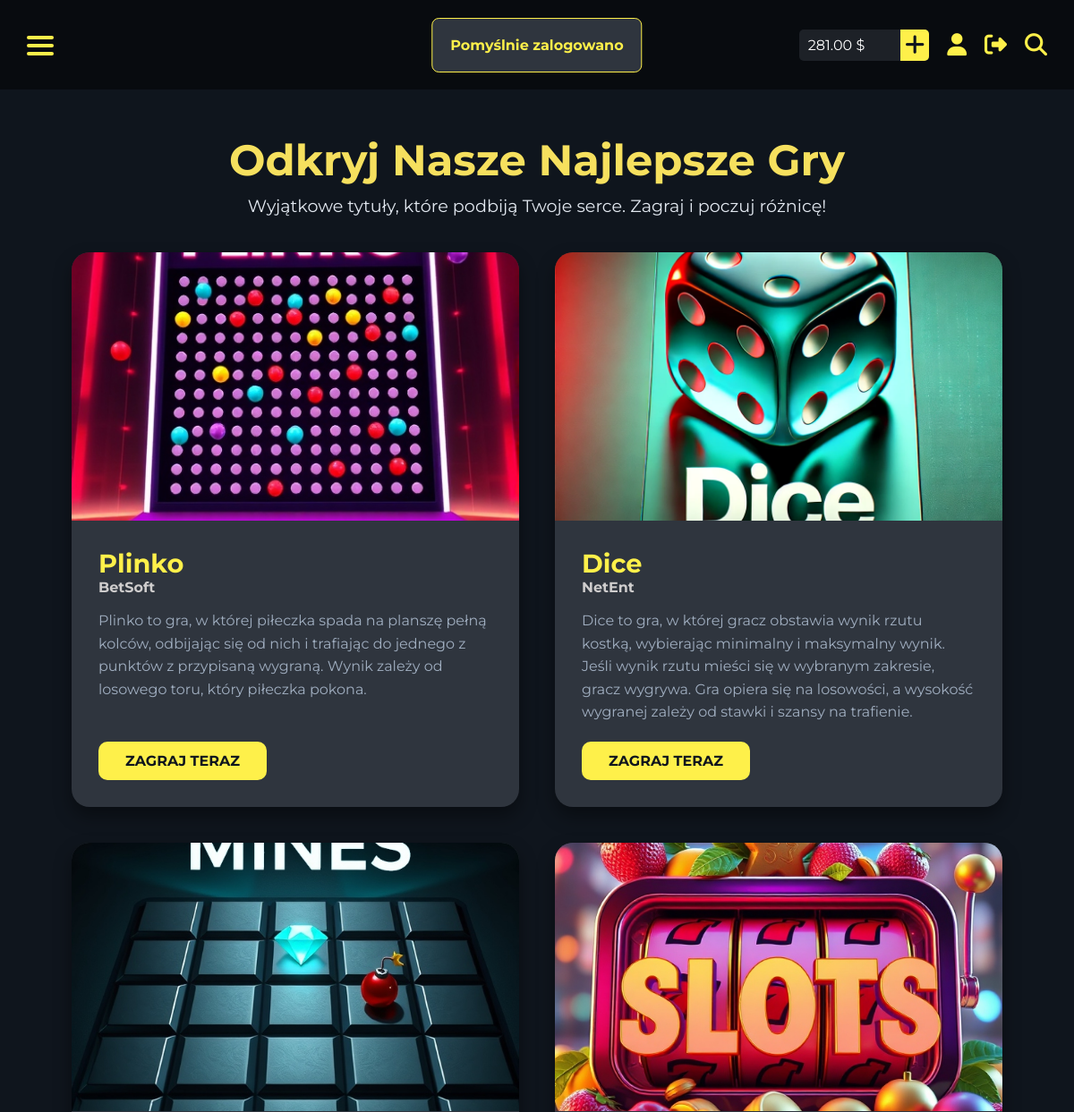
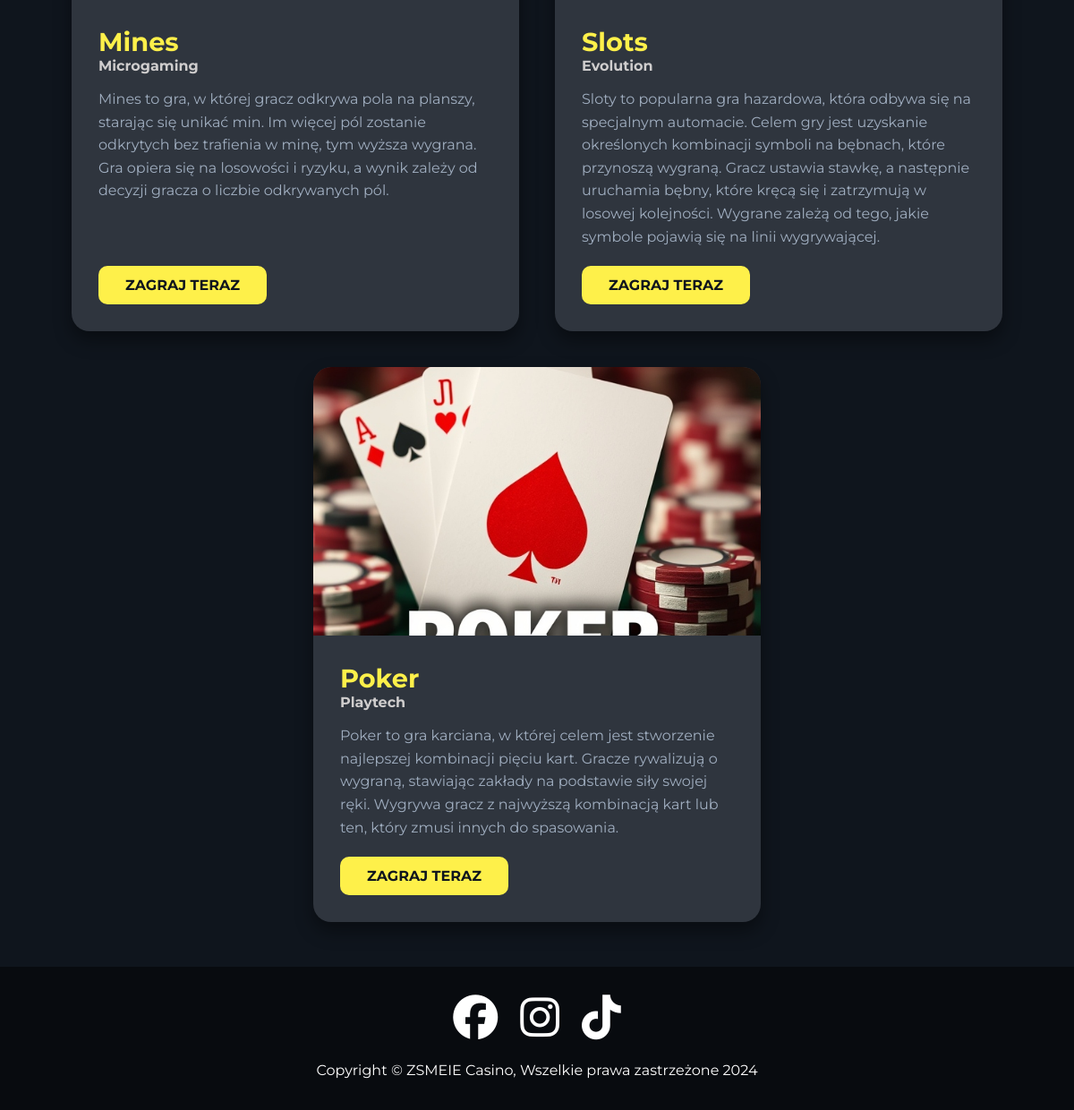
/games.php (signed in), run on the app's committed database (2 pictures, top to bottom).
### tables this page shows
CREATE TABLE `users` (
  `id` int(11) NOT NULL,
  `login` varchar(50) NOT NULL,
  `email` varchar(100) NOT NULL,
  `password` varchar(255) NOT NULL,
  `birth_date` date NOT NULL,
  `balance` decimal(10,2) DEFAULT 0.00,
  `created_at` timestamp NOT NULL DEFAULT current_timestamp()
);

CREATE TABLE `games` (
  `id` int(11) NOT NULL,
  `name` varchar(50) NOT NULL,
  `image_url` varchar(200) NOT NULL,
  `link` varchar(50) NOT NULL,
  `company` varchar(50) NOT NULL,
  `description` text NOT NULL
);

### games.php (the view, shortened to what this page needs)
<?php
$message_login = "";
$conn = new mysqli("localhost", "root", "", "zsmeie_casino");
if (isset($_SESSION['user_id'])) {
    $user_id = $_SESSION['user_id'];
    $query = "SELECT balance FROM users WHERE id = $user_id";
    $result = mysqli_query($conn, $query);
    if ($result) {
        $row = mysqli_fetch_assoc($result);
        $balance = $row['balance'];
    }
}
?>
<!DOCTYPE html>
<html lang="pl">
<head>
    <link rel="stylesheet" href="css/index.css">
    <link rel="stylesheet" href="css/nav.css">
    <link rel="stylesheet" href="css/main.css">
    <link rel="stylesheet" href="css/footer.css">
    <link rel="stylesheet" href="css/games.css">
    <link rel="stylesheet" href="css/login-reg.css">
    <link rel="stylesheet" href="https://cdn.jsdelivr.net/npm/swiper@11/swiper-bundle.min.css"/>
</head>
<body>
<?php
if (isset($_SESSION['message_login'])) {
    $message_login = $_SESSION['message_login'];
} else {
    $message_login = '';
}
?>
<div id="popup-login" class="popup-info <?= !empty($message_login) ? '' : 'hidden-popup'; ?>" data-message="<?= htmlspecialchars($message_login); ?>">
    <p></p>
</div>
<?php
$isLoggedIn = isset($_SESSION['user_id']);
?>
<nav id="home-section">
    <div class="nav-left">
        <div class="hamburger" onclick="toggleMenu()">
            <div class="bar"></div>
            <div class="bar"></div>
            <div class="bar"></div>
        </div>
    </div>
    <div class="nav-mid">
    </div>
    <div class="nav-right">
        <?php if (!$isLoggedIn): ?>
            <button class="first-button" id="login-button">Zaloguj się</button>
            <button class="first-button" id="register-button">Zarejestruj się</button>
            <div class="user-icon" onclick="toggleUser()" id="responsive-reg-log-open">
                <i class="fa-solid fa-user"></i>
            </div>
            <div class="user-login-reg-container" id="user-login-reg-container">
                <button id="login-account">Zaloguj się</button>
                <button id="create-account">Zarejestruj się</button>
            </div>
        <?php else: ?>
            <div class="balance">
                <div class="balance-text">
                    <p><?= htmlspecialchars($balance); ?> $</p>
                </div>
                <div class="add-balance" onclick="window.location.href='user-panel.php'">
                    <i class="fa-solid fa-plus"></i>
                </div>
            </div>
            <div class="icons-container">
            <div class="user-icon" onclick="window.location.href='user-panel.php'">
                <i class="fa-solid fa-user"></i>
            </div>
            <div class="logout-icon" onclick="window.location.href='logout.php'">
            <i class="fa-solid fa-right-from-bracket"></i>
            </div>
        <?php endif; ?>
            <div class="search-button">
                <i class="fa-solid fa-magnifying-glass"></i>
            </div>
        </div>
    </div>
</nav>
    <main>
    <?php
      $conn = new mysqli("localhost", "root", "", "zsmeie_casino");
      $sql = "SELECT name, image_url, description, company, link FROM games";
      $result = $conn->query($sql);
      ?>
   <section id="games-showcase">
  <div class="games-intro">
    <h1>Odkryj Nasze Najlepsze Gry</h1>
    <p>Wyjątkowe tytuły, które podbiją Twoje serce. Zagraj i poczuj różnicę!</p>
  </div>
  <div class="games-cards">
    <?php
      if ($result->num_rows > 0) {
          while ($row = $result->fetch_assoc()) {
              echo '<div class="game-card">
                      <div class="game-card-image">
                          <img src="' . $row['image_url'] . '" alt="' . $row['name'] . '">
                      </div>
                      <div class="game-card-content">
                          <h2>' . $row['name'] . '</h2>
                          <h4>' . $row['company'] . '</h4>
                          <p class="game-description">
                                '.$row['description'].'
                          </p>
                          <a href="'.$row['link'].'" class="cta-play-now">Zagraj Teraz</a>
                      </div>
                  </div>';
          }
      } else {
          echo "Brak gier w bazie danych.";
      }
      ?>
    </div>
  </section>
    </main>
    <footer>
      <div class="footer-social">
        <a href="https://www.facebook.com/" target="_blank">
          <i class="fa-brands fa-facebook"></i>
        </a>
        <a href="https://www.instagram.com/" target="_blank">
          <i class="fa-brands fa-instagram"></i>
        </a>
        <a href="https://www.tiktok.com/pl-PL/" target="_blank">
          <i class="fa-brands fa-tiktok"></i>
        </a>
      </div>
      <div class="footer-text">
        <p>Copyright © ZSMEIE Casino, Wszelkie prawa zastrzeżone 2024</p>
      </div>
    </footer>
</body>
</html>

### css/index.css (style rules this page uses)
:root { --color-black: #0F151D; --color-darker-black: #080b0f; --color-yellow: #FEF04A; --color-yellow-hover: #a89e2f; --color-white: #fff; --color-grey: #2F353E; --color-dark-grey: #1d2127; --color-game-card-light: 65, 73, 85; }
html { scroll-behavior: smooth; }
* { margin: 0; padding: 0; box-sizing: border-box; scroll-behavior: smooth; font-family: "Montserrat"; text-decoration: none; list-style-type: none; }
body { background-color: var(--color-black); height: 100vh; }
i, p, h1 { color: #fff; }

### css/nav.css (style rules this page uses)
nav { display: flex; flex-direction: row; justify-content: space-between; align-items: center; height: 100px; background-color: var(--color-darker-black); margin-left: 0; }
.nav-left { margin-left: 30px; user-select: none; }
nav .nav-mid { position: absolute; transform: translate(-50%); left: 51%; }
.nav-right { display: flex; margin-right: 30px; gap: 20px; }
.nav-right .search-button { display: flex; align-items: center; }
.nav-right i { font-size: 25px; color: var(--color-yellow); cursor: pointer; transition: 0.3s color; }
.user-icon, .logout-icon { display: flex; align-items: center; }
.balance { display: flex; flex-direction: row; background-color: var(--color-dark-grey); border-radius: 5px; align-items: center; gap: 10px; }
.balance-text { padding: 8px 30px 8px 10px; }
.add-balance { background-color: var(--color-yellow); padding: 5px; border-radius: 0px 5px 5px 0px; transition: 0.3s background-color; }
.add-balance i { color: var(--color-black); }
.hamburger { display: none; cursor: pointer; position: relative; width: 30px; height: 20px; margin-bottom: 5px; }
.hamburger .bar { height: 4px; background-color: var(--color-yellow); margin: 5px 0; border-radius: 2px; transition: transform 0.3s ease, opacity 0.3s ease, background-color 0.3s; }
.search-button { cursor: pointer; }
.icons-container { display: flex; align-items: center; gap: 20px; }
@media (max-width: 1300px) { .hamburger { display: block; } }

### css/main.css (style rules this page uses)
main { display: flex; flex-direction: column; align-items: center; padding: 0 50px; }
.header-main i, h1 { font-size: 40px; }
.popup-info { position: fixed; top: -100px; left: 50%; transform: translateX(-50%); background-color: var(--color-grey); padding: 20px; border-radius: 8px; transition: top 0.5s ease, opacity 0.5s ease; border: 0.5px solid var(--color-yellow); z-index: 1000; opacity: 1; max-width: 250px; }
.popup-info p { color: var(--color-yellow); font-weight: bold; text-align: center; }
.popup-info.visible-popup { top: 20px; }

### css/footer.css (style rules this page uses)
footer { background-color: var(--color-darker-black); height: 160px; display: flex; align-items: center; justify-content: center; flex-direction: column; margin-bottom: 0 !important; }
footer i { font-size: 50px; }
.footer-social, .footer-text { display: flex; align-items: center; justify-content: center; gap: 25px; color: #fff; }
.footer-social { padding: 20px 20px 0 20px; }
.footer-social i { transition: 0.3s color; }
.footer-text { padding: 25px; text-align: center; }

### css/games.css (style rules this page uses)
.games-intro { margin-top: 50px; text-align: center; }
.games-intro h1 { font-size: 3rem; color: #f6e05e; margin-bottom: 10px; }
.games-intro p { font-size: 1.2rem; color: #e2e8f0; margin-bottom: 40px; }
.games-cards { display: flex; flex-wrap: wrap; justify-content: center; gap: 40px; margin-bottom: 50px; }
.game-card { width: 500px; background: var(--color-grey); border-radius: 20px; overflow: hidden; box-shadow: 0 10px 20px rgba(0, 0, 0, 0.4); transition: transform 0.4s ease, box-shadow 0.4s ease; display: flex; flex-direction: column; position: relative; }
.game-card-image { position: relative; overflow: hidden; height: 300px; }
.game-card-image img { width: 100%; height: 300px; object-fit: cover; transition: transform 0.4s ease; z-index: 1; transform: scale(1); }
.game-card-content { height: calc(100% - 300px); padding: 30px; text-align: left; flex-direction: column; z-index: 2; display: flex; position: relative; }
.game-card-content h2 { font-size: 1.8rem; color: var(--color-yellow); }
.game-card-content h4 { color: #cfcdcd; margin-bottom: 15px; }
.game-description { font-size: 1rem; color: #a0aec0; line-height: 1.6; margin-bottom: 20px; }
.cta-play-now { display: flex; width: fit-content; margin-top: auto; padding: 12px 30px; background-color: var(--color-yellow); color: var(--color-black); font-size: 1rem; font-weight: bold; text-transform: uppercase; text-decoration: none; border-radius: 10px; transition: background 0.3s ease; }

### data on the page
users: balance "281.00"
games: image_url (picture), name "Plinko", company "BetSoft", description "Plinko to gra, w której piłeczka spada na planszę pełną kolców, odbijając się od nich i trafiając do jednego z punktów z przypisaną wygraną. Wynik zależy od losowego toru, który piłeczka pokona."
games: image_url (picture), name "Dice", company "NetEnt", description "Dice to gra, w której gracz obstawia wynik rzutu kostką, wybierając minimalny i maksymalny wynik. Jeśli wynik rzutu mieści się w wybranym zakresie, gracz wygrywa. Gra opiera się na losowości, a wysokość wygranej zależy od stawki i szansy na trafienie."
games: image_url (picture), name "Mines", company "Microgaming", description "Mines to gra, w której gracz odkrywa pola na planszy, starając się unikać min. Im więcej pól zostanie odkrytych bez trafienia w minę, tym wyższa wygrana. Gra opiera się na losowości i ryzyku, a wynik zależy od decyzji gracza o liczbie odkrywanych pól."
games: image_url (picture), name "Slots", company "Evolution", description "Sloty to popularna gra hazardowa, która odbywa się na specjalnym automacie. Celem gry jest uzyskanie określonych kombinacji symboli na bębnach, które przynoszą wygraną. Gracz ustawia stawkę, a następnie uruchamia bębny, które kręcą się i zatrzymują w losowej kolejności. Wygrane zależą od tego, jakie symbole pojawią się na linii wygrywającej."
games: image_url (picture), name "Poker", company "Playtech", description "Poker to gra karciana, w której celem jest stworzenie najlepszej kombinacji pięciu kart. Gracze rywalizują o wygraną, stawiając zakłady na podstawie siły swojej ręki. Wygrywa gracz z najwyższą kombinacją kart lub ten, który zmusi innych do spasowania."
